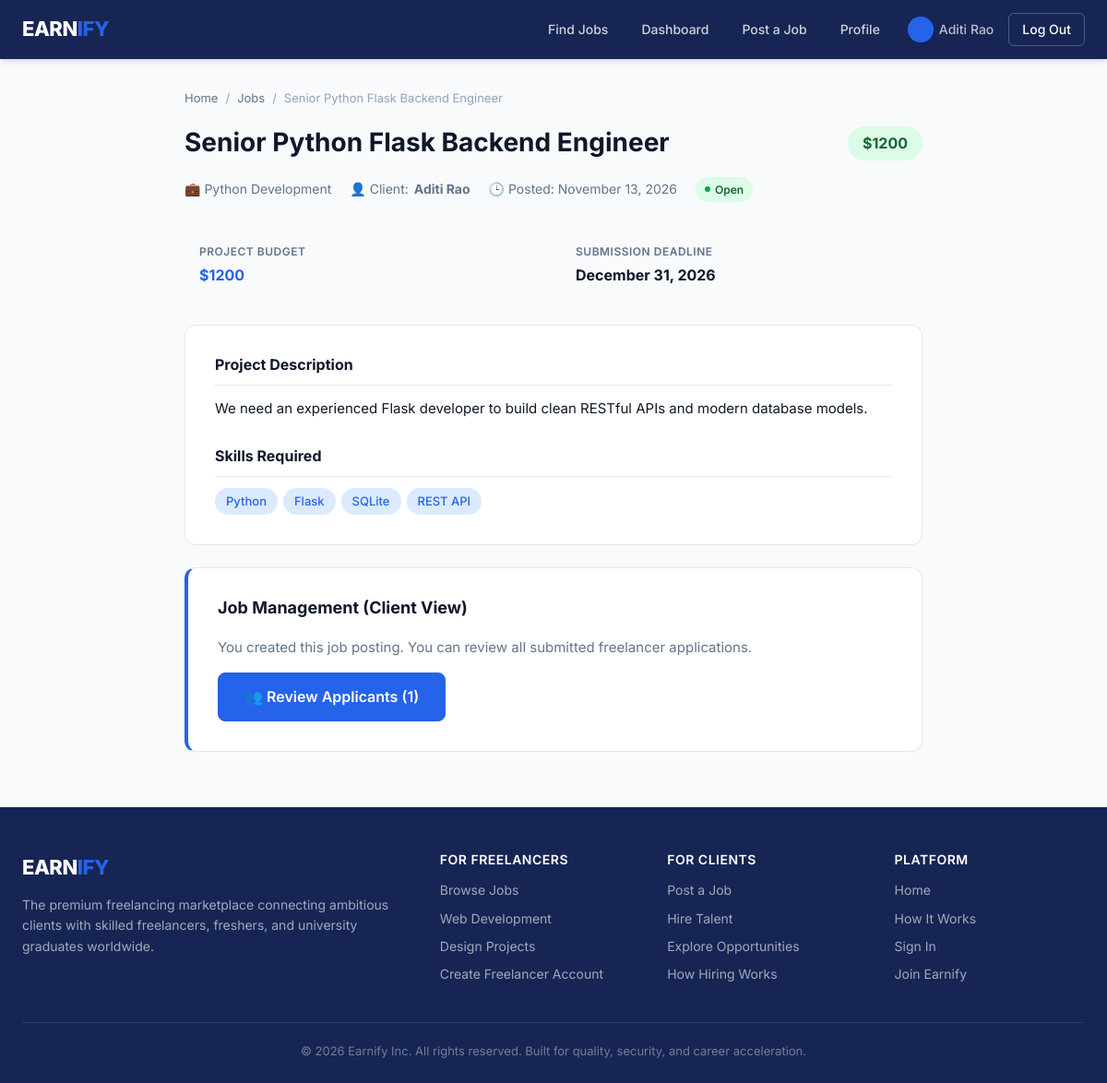
The app's page /jobs/9 (signed in) with its own data.
### models.py (models this page shows, shortened)
class User(db.Model):
    __tablename__ = 'users'
    id = db.Column(db.Integer, primary_key=True)
    name = db.Column(db.String(100), nullable=False)
    email = db.Column(db.String(150), unique=True, nullable=False)
    password_hash = db.Column(db.String(256), nullable=False)
    role = db.Column(db.String(20), nullable=False)  # 'client' or 'freelancer'
    created_at = db.Column(db.DateTime, default=datetime.utcnow)
    jobs = db.relationship('Job', backref='client', lazy='select')
    applications = db.relationship('Application', backref='freelancer', lazy='select')
    profile = db.relationship('Profile', backref='user', uselist=False)

class Job(db.Model):
    __tablename__ = 'jobs'
    id = db.Column(db.Integer, primary_key=True)
    client_id = db.Column(db.Integer, db.ForeignKey('users.id'), nullable=False)
    title = db.Column(db.String(200), nullable=False)
    description = db.Column(db.Text, nullable=False)
    budget = db.Column(db.Float, nullable=False)
    category = db.Column(db.String(100))
    skills_required = db.Column(db.String(255))
    deadline = db.Column(db.Date, nullable=True)
    status = db.Column(db.String(20), default='open')  # 'open' or 'closed'
    created_at = db.Column(db.DateTime, default=datetime.utcnow)
    applications = db.relationship('Application', backref='job', lazy='select')
    @property
    def skills_list(self):
        if self.skills_required:
            return [s.strip() for s in self.skills_required.split(',') if s.strip()]
        return []

### app.py (the view)
@app.route('/jobs/<int:job_id>')
@login_required
def job_detail(job_id):
    job = db.session.get(Job, job_id)
    if not job:
        flash('That job could not be found.', 'error')
        return redirect(url_for('jobs'))
    already_applied = False
    if session.get('role') == 'freelancer':
        already_applied = Application.query.filter_by(
            job_id=job_id, freelancer_id=session['user_id']
        ).first() is not None
    return render_template('job_detail.html', job=job, already_applied=already_applied)

### app.py (called while the page is built)
def login_required(f):
    @wraps(f)
    def wrapper(*args, **kwargs):
        if 'user_id' not in session:
            flash('Please log in to continue.', 'error')
            return redirect(url_for('login'))
        return f(*args, **kwargs)
    return wrapper

### templates/job_detail.html (shortened to what this page needs)
{% extends "base.html" %}
{% block content %}
<div class="container job-detail-page">
  <div class="breadcrumb">
    <a href="{{ url_for('index') }}">Home</a>
    <span>/</span>
    <a href="{{ url_for('jobs') }}">Jobs</a>
    <span>/</span>
    <span>{{ job.title }}</span>
  </div>
  <div class="job-detail-header">
    <div style="display: flex; justify-content: space-between; align-items: flex-start; gap: 16px; margin-bottom: 8px;">
      <h1>{{ job.title }}</h1>
      <span class="budget-badge" style="font-size: 16px; padding: 6px 16px;">
        ${{ "%.0f"|format(job.budget) }}
      </span>
    </div>
    <div class="job-detail-meta">
      <span class="item">💼 {{ job.category }}</span>
      <span class="item">👤 Client: <strong>{{ job.client.name if job.client else 'Client' }}</strong></span>
      <span class="item">🕒 Posted: {{ job.created_at.strftime('%B %d, %Y') }}</span>
      <span class="item">
        <span class="badge badge-{{ job.status }}">
          <span class="badge-dot"></span>
          {{ job.status|title }}
        </span>
      </span>
    </div>
  </div>
  <div class="detail-info-grid">
    <div class="detail-info-item">
      <label>Project Budget</label>
      <div class="value" style="color: var(--secondary);">${{ "%.0f"|format(job.budget) }}</div>
    </div>
    <div class="detail-info-item">
      <label>Submission Deadline</label>
      <div class="value">{{ job.deadline.strftime('%B %d, %Y') if job.deadline else 'Flexible Timeline' }}</div>
    </div>
  </div>
  <div class="job-detail-body">
    <h3>Project Description</h3>
    <p>{{ job.description }}</p>
    <h3 style="margin-top: 28px;">Skills Required</h3>
    <div class="skill-tags">
      {% for skill in job.skills_list %}
        <span class="skill-tag" style="font-size: 13px; padding: 4px 12px;">{{ skill }}</span>
      {% endfor %}
    </div>
  </div>
  {% if session.get('user_id') == job.client_id %}
    <div class="apply-section" style="border-left: 4px solid var(--secondary);">
      <h3>Job Management (Client View)</h3>
      <p class="text-secondary">You created this job posting. You can review all submitted freelancer applications.</p>
      <a href="{{ url_for('view_applicants', job_id=job.id) }}" class="btn btn-primary btn-lg">
        👥 Review Applicants ({{ job.applications|length }})
      </a>
    </div>
  {% endif %}
</div>
{% endblock %}

### templates/base.html (shortened to what this page needs)
<!DOCTYPE html>
<html lang="en">
<head>
  <link rel="stylesheet" href="{{ url_for('static', filename='css/style.css') }}">
</head>
<body>
  <header class="site-header">
    <div class="container header-inner">
      <a href="{{ url_for('index') }}" class="logo">EARN<span>IFY</span></a>
      <nav class="nav-links">
        <a href="{{ url_for('jobs') }}">Find Jobs</a>
        {% if session.get('user_id') %}
          <a href="{{ url_for('dashboard') }}">Dashboard</a>
          {% if session.get('role') == 'client' %}
            <a href="{{ url_for('new_job') }}">Post a Job</a>
          {% endif %}
          <a href="{{ url_for('my_profile') }}">Profile</a>
          <span class="nav-user">{{ session.get('name') }}</span>
          <a href="{{ url_for('logout') }}" class="btn-ghost" style="color: #fff; padding: 6px 14px; border: 1px solid rgba(255,255,255,0.25); border-radius: 6px;">Log Out</a>
        {% else %}
          <a href="{{ url_for('index') }}#how-it-works">How It Works</a>
          <a href="{{ url_for('index') }}#about">About Us</a>
          <a href="{{ url_for('login') }}">Log In</a>
          <a href="{{ url_for('signup') }}" class="btn-nav">Sign Up</a>
        {% endif %}
      </nav>
    </div>
  </header>
  <main>
    {% block content %}{% endblock %}
  </main>
  <footer class="site-footer" id="about">
    <div class="container">
      <div class="footer-grid">
        <div class="footer-brand">
          <a href="{{ url_for('index') }}" class="logo" style="display: inline-block; margin-bottom: 12px;">EARN<span>IFY</span></a>
          <p>The premium freelancing marketplace connecting ambitious clients with skilled freelancers, freshers, and university graduates worldwide.</p>
        </div>
        <div class="footer-col">
          <h4>For Freelancers</h4>
          <a href="{{ url_for('jobs') }}">Browse Jobs</a>
          <a href="{{ url_for('jobs', category='Web Development') }}">Web Development</a>
          <a href="{{ url_for('jobs', category='UI/UX Design') }}">Design Projects</a>
          <a href="{{ url_for('signup', role='freelancer') }}">Create Freelancer Account</a>
        </div>
        <div class="footer-col">
          <h4>For Clients</h4>
          <a href="{{ url_for('new_job') }}">Post a Job</a>
          <a href="{{ url_for('signup', role='client') }}">Hire Talent</a>
          <a href="{{ url_for('jobs') }}">Explore Opportunities</a>
          <a href="{{ url_for('index') }}#how-it-works">How Hiring Works</a>
        </div>
        <div class="footer-col">
          <h4>Platform</h4>
          <a href="{{ url_for('index') }}">Home</a>
          <a href="{{ url_for('index') }}#how-it-works">How It Works</a>
          <a href="{{ url_for('login') }}">Sign In</a>
          <a href="{{ url_for('signup') }}">Join Earnify</a>
        </div>
      </div>
      <div class="footer-bottom">
        &copy; {{ 2026 }} Earnify Inc. All rights reserved. Built for quality, security, and career acceleration.
      </div>
    </div>
  </footer>
</body>
</html>

### records on screen
User: get "Aditi Rao", client "Aditi Rao"
Job: title "Senior Python Flask Backend Engineer", budget "1200", category "Python Development", created_at "November 13, 2026", status "Open", deadline "December 31, 2026", description "We need an experienced Flask developer to build clean RESTful APIs and modern database models."

### other values on screen
{{ skill }} "Python" "Flask" "SQLite" "REST API"
{{ job.applications|length }} "1"
{{ 2026 }} "2026"
